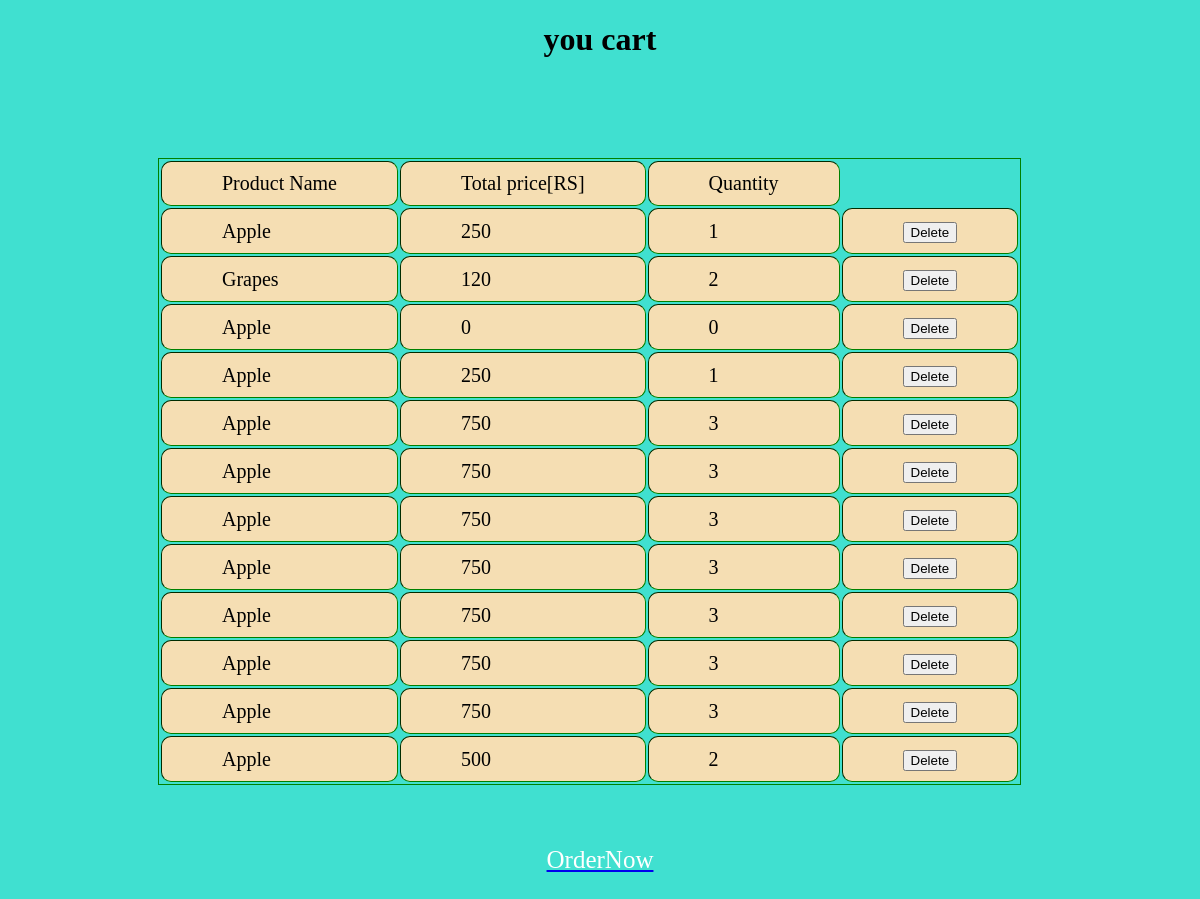
Page /viewcart on the committed database.
### tables this page shows
CREATE TABLE addcart
            (pdName varchar,
             price int,
             quantity int);

### PythonCode & DataBase/python.py (the view)
@f1.route('/viewcart',methods=['POST','GET'])
def viewcart():
    cn = sqlite3.connect("customerdata.DB")
    cn.row_factory = sqlite3.Row
    cur = cn.cursor()
    cur.execute("select * from addcart")
    rows = cur.fetchall()
    return render_template("viewcart.html", rows=rows)

### Templates/viewcart.html (shortened to what this page needs)
<!DOCTYPE html>
<html lang="en">
<head>
</head>
<body>
<h1 style="text-align:center;"> you cart </h1>
<table border="6">
    <thead>
        <td>Product Name</td>
        <td>Total price[RS]</td>
        <td>Quantity</td>
    </thead>
    {% for x in rows %}
    <tr>
            <td>{{x["pdName"]}}</td>
            <td>{{x["price"]}}</td>
            <td>{{x["quantity"]}}</td>
            <td><form action="/deletecart" method="post">
                <button>Delete</button>
            </form></td>
    </tr>
    {% endfor %}
</table>
<br><br>
<form>
    <a href="/saveorder"><p style="font-size:25px; color:white; text-align:center;"> OrderNow </p></a>
</form>
</body>
</html>

### Templates/viewcart.html (style rules this page uses)
body { background-color: turquoise ; background-size: 1600px; }
table { font-size: 20px; margin-left: 150px; margin-top: 100px; border: 1px solid green; }
td { background-color:wheat; border-radius: 10px; padding: 10px 60px 10px 60px; }

### rows in the picture
addcart: pdName "Apple", price "250", quantity "1"
addcart: pdName "Grapes", price "120", quantity "2"
addcart: pdName "Apple", price "0", quantity "0"
addcart: pdName "Apple", price "250", quantity "1"
addcart: pdName "Apple", price "750", quantity "3"
addcart: pdName "Apple", price "750", quantity "3"
addcart: pdName "Apple", price "750", quantity "3"
addcart: pdName "Apple", price "750", quantity "3"
addcart: pdName "Apple", price "750", quantity "3"
addcart: pdName "Apple", price "750", quantity "3"
addcart: pdName "Apple", price "750", quantity "3"
addcart: pdName "Apple", price "500", quantity "2"
